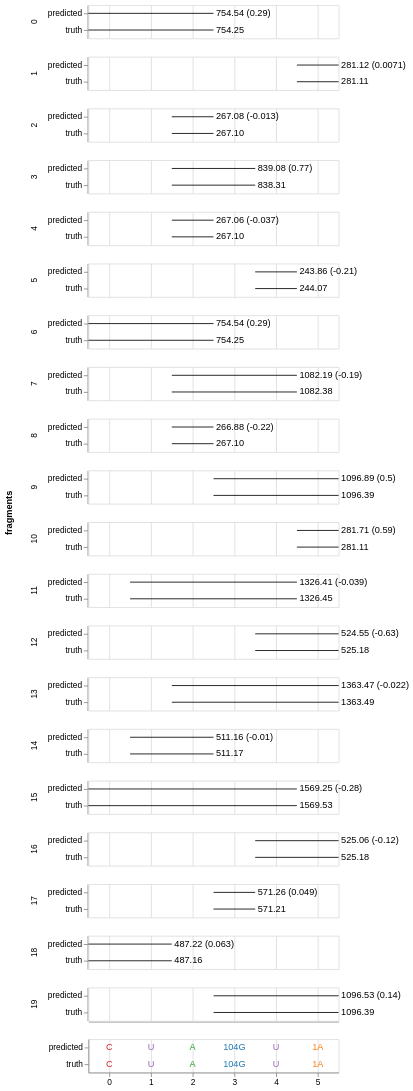

Write notebook code for a chart like this one.
### Code cell
seq_data = pl.DataFrame(
    {
        "nucleoside": true_sequence + predicted_sequence,
        "pos": list(range(len(true_sequence))) * 2,
        "type": ["truth"] * len(true_sequence)
        + ["predicted"] * len(predicted_sequence),
    }
)

base = alt.Chart(data)
(
    (
        base.mark_rule().encode(
            alt.X("l").axis(title=None, labels=False, ticks=False),
            alt.X2("r"),
            alt.Y("type").title(None),
        )
        + base.mark_text(align="left", dx=3).encode(
            alt.X("r").axis(title=None, labels=False, ticks=False),
            alt.Y("type").title(None),
            alt.Text("mass_info"),
        )
    ).facet(row=alt.Facet("j").title("fragments"))
    & alt.Chart(seq_data)
    .mark_text()
    .encode(
        alt.X("pos").title(None),
        alt.Y("type").title(None),
        alt.Text("nucleoside"),
        alt.Color("nucleoside", scale=alt.Scale(scheme="category10")).legend(None),
    )
).resolve_scale(x="shared")

### Figure 1 — Vega-Lite specification as saved in the notebook (floating-point values rounded to 4 significant figures)
{"config": {"view": {"continuousWidth": 300, "continuousHeight": 300}}, "vconcat": [{"data": {"name": "data-2faebc06c339077a68933f98868dac19"}, "facet": {"row": {"field": "j", "title": "fragments", "type": "quantitative"}}, "spec": {"layer": [{"mark": {"type": "rule"}, "encoding": {"x": {"axis": {"title": null, "labels": false, "ticks": false}, "field": "l", "type": "quantitative"}, "x2": {"field": "r"}, "y": {"field": "type", "title": null, "type": "nominal"}}}, {"mark": {"type": "text", "align": "left", "dx": 3}, "encoding": {"text": {"field": "mass_info", "type": "nominal"}, "x": {"axis": {"title": null, "labels": false, "ticks": false}, "field": "r", "type": "quantitative"}, "y": {"field": "type", "title": null, "type": "nominal"}}}]}}, {"data": {"name": "data-a13f89e0e2567033e9f4f039e5ba19c6"}, "mark": {"type": "text"}, "encoding": {"color": {"field": "nucleoside", "legend": null, "scale": {"scheme": "category10"}, "type": "nominal"}, "text": {"field": "nucleoside", "type": "nominal"}, "x": {"field": "pos", "title": null, "type": "quantitative"}, "y": {"field": "type", "title": null, "type": "nominal"}}}], "resolve": {"scale": {"x": "shared"}}, "$schema": "https://vega.github.io/schema/vega-lite/v5.20.1.json", "datasets": {"data-2faebc06c339077a68933f98868dac19": [{"l": -0.5, "r": 2.5, "j": 0, "mass_info": "754.54 (0.29)", "type": "predicted"}, {"l": 4.5, "r": 5.5, "j": 1, "mass_info": "281.12 (0.0071)", "type": "predicted"}, {"l": 1.5, "r": 2.5, "j": 2, "mass_info": "267.08 (-0.013)", "type": "predicted"}, {"l": 1.5, "r": 3.5, "j": 3, "mass_info": "839.08 (0.77)", "type": "predicted"}, {"l": 1.5, "r": 2.5, "j": 4, "mass_info": "267.06 (-0.037)", "type": "predicted"}, {"l": 3.5, "r": 4.5, "j": 5, "mass_info": "243.86 (-0.21)", "type": "predicted"}, {"l": -0.5, "r": 2.5, "j": 6, "mass_info": "754.54 (0.29)", "type": "predicted"}, {"l": 1.5, "r": 4.5, "j": 7, "mass_info": "1082.19 (-0.19)", "type": "predicted"}, {"l": 1.5, "r": 2.5, "j": 8, "mass_info": "266.88 (-0.22)", "type": "predicted"}, {"l": 2.5, "r": 5.5, "j": 9, "mass_info": "1096.89 (0.5)", "type": "predicted"}, {"l": 4.5, "r": 5.5, "j": 10, "mass_info": "281.71 (0.59)", "type": "predicted"}, {"l": 0.5, "r": 4.5, "j": 11, "mass_info": "1326.41 (-0.039)", "type": "predicted"}, {"l": 3.5, "r": 5.5, "j": 12, "mass_info": "524.55 (-0.63)", "type": "predicted"}, {"l": 1.5, "r": 5.5, "j": 13, "mass_info": "1363.47 (-0.022)", "type": "predicted"}, {"l": 0.5, "r": 2.5, "j": 14, "mass_info": "511.16 (-0.01)", "type": "predicted"}, {"l": -0.5, "r": 4.5, "j": 15, "mass_info": "1569.25 (-0.28)", "type": "predicted"}, {"l": 3.5, "r": 5.5, "j": 16, "mass_info": "525.06 (-0.12)", "type": "predicted"}, {"l": 2.5, "r": 3.5, "j": 17, "mass_info": "571.26 (0.049)", "type": "predicted"}, {"l": -0.5, "r": 1.5, "j": 18, "mass_info": "487.22 (0.063)", "type": "predicted"}, {"l": 2.5, "r": 5.5, "j": 19, "mass_info": "1096.53 (0.14)", "type": "predicted"}, {"l": -0.5, "r": 2.5, "j": 0, "mass_info": "754.25", "type": "truth"}, {"l": 4.5, "r": 5.5, "j": 1, "mass_info": "281.11", "type": "truth"}, {"l": 1.5, "r": 2.5, "j": 2, "mass_info": "267.10", "type": "truth"}, {"l": 1.5, "r": 3.5, "j": 3, "mass_info": "838.31", "type": "truth"}, {"l": 1.5, "r": 2.5, "j": 4, "mass_info": "267.10", "type": "truth"}, {"l": 3.5, "r": 4.5, "j": 5, "mass_info": "244.07", "type": "truth"}, {"l": -0.5, "r": 2.5, "j": 6, "mass_info": "754.25", "type": "truth"}, {"l": 1.5, "r": 4.5, "j": 7, "mass_info": "1082.38", "type": "truth"}, {"l": 1.5, "r": 2.5, "j": 8, "mass_info": "267.10", "type": "truth"}, {"l": 2.5, "r": 5.5, "j": 9, "mass_info": "1096.39", "type": "truth"}, {"l": 4.5, "r": 5.5, "j": 10, "mass_info": "281.11", "type": "truth"}, {"l": 0.5, "r": 4.5, "j": 11, "mass_info": "1326.45", "type": "truth"}, {"l": 3.5, "r": 5.5, "j": 12, "mass_info": "525.18", "type": "truth"}, {"l": 1.5, "r": 5.5, "j": 13, "mass_info": "1363.49", "type": "truth"}, {"l": 0.5, "r": 2.5, "j": 14, "mass_info": "511.17", "type": "truth"}, {"l": -0.5, "r": 4.5, "j": 15, "mass_info": "1569.53", "type": "truth"}, {"l": 3.5, "r": 5.5, "j": 16, "mass_info": "525.18", "type": "truth"}, {"l": 2.5, "r": 3.5, "j": 17, "mass_info": "571.21", "type": "truth"}, {"l": -0.5, "r": 1.5, "j": 18, "mass_info": "487.16", "type": "truth"}, {"l": 2.5, "r": 5.5, "j": 19, "mass_info": "1096.39", "type": "truth"}], "data-a13f89e0e2567033e9f4f039e5ba19c6": [{"nucleoside": "C", "pos": 0, "type": "truth"}, {"nucleoside": "U", "pos": 1, "type": "truth"}, {"nucleoside": "A", "pos": 2, "type": "truth"}, {"nucleoside": "104G", "pos": 3, "type": "truth"}, {"nucleoside": "U", "pos": 4, "type": "truth"}, {"nucleoside": "1A", "pos": 5, "type": "truth"}, {"nucleoside": "C", "pos": 0, "type": "predicted"}, {"nucleoside": "U", "pos": 1, "type": "predicted"}, {"nucleoside": "A", "pos": 2, "type": "predicted"}, {"nucleoside": "104G", "pos": 3, "type": "predicted"}, {"nucleoside": "U", "pos": 4, "type": "predicted"}, {"nucleoside": "1A", "pos": 5, "type": "predicted"}]}}
